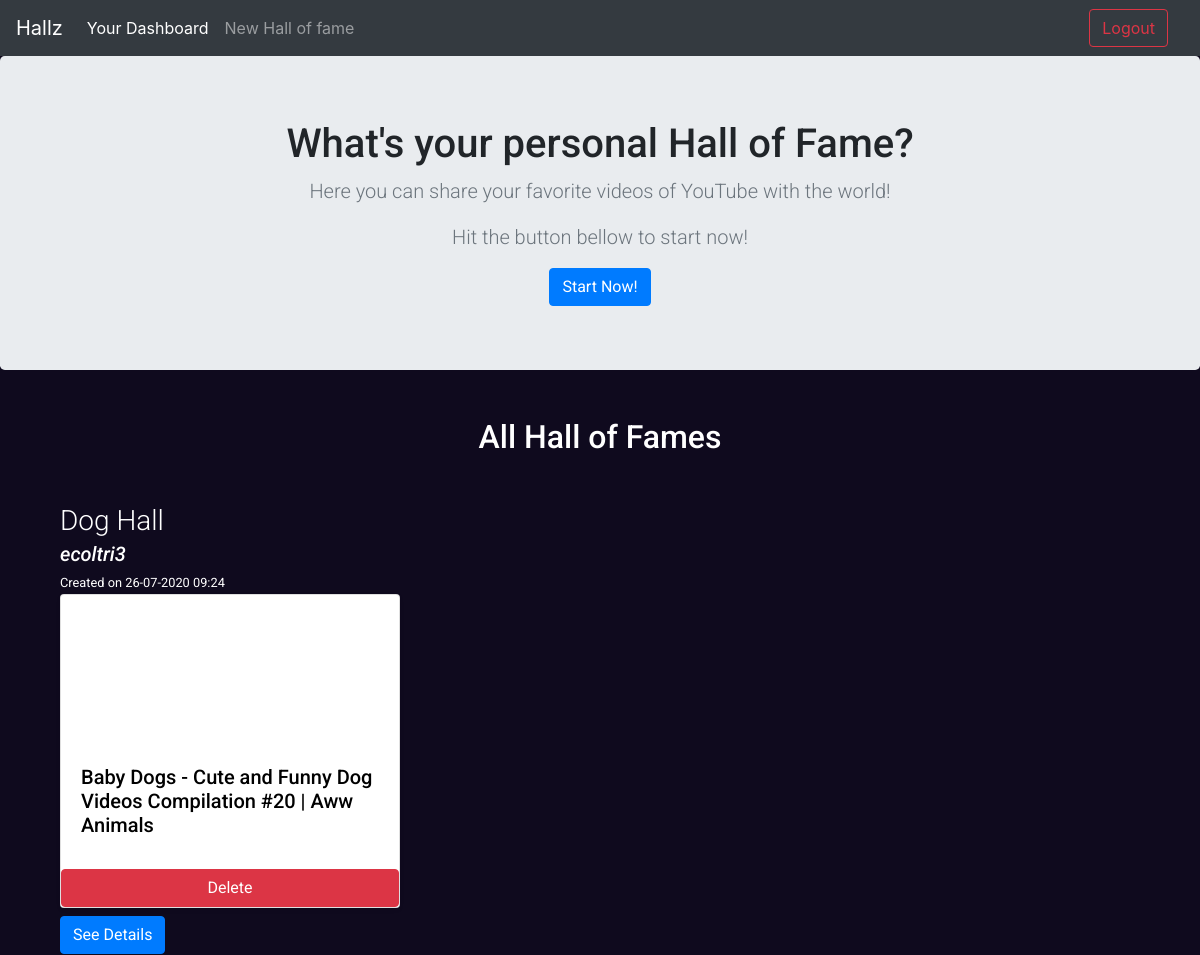
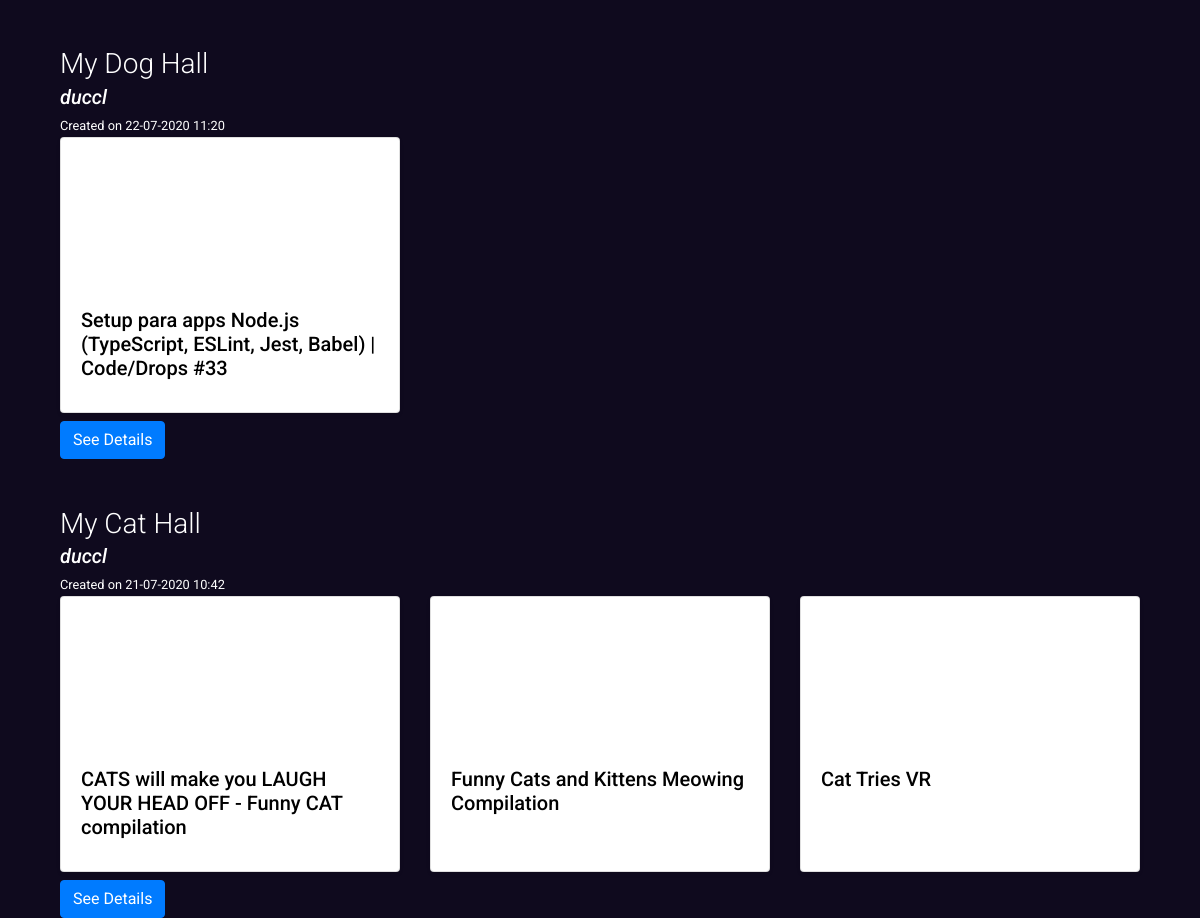
The page / (signed in) on the database its author committed (2 pictures, top to bottom).
### halls/models.py (models this page shows, shortened)
class Hall(models.Model):
    author = models.ForeignKey('auth.user',on_delete=models.CASCADE)
    title = models.CharField(max_length=100)
    description = models.CharField(max_length=100,default='')
    creation_date = models.DateTimeField(auto_now=True)

class Video(models.Model):
    hall = models.ForeignKey(Hall,on_delete=models.CASCADE)
    title = models.CharField(max_length=255)
    url = models.URLField(max_length=200,default='')
    youtube_id = models.CharField(max_length=255)

### halls/views.py (the view)
# urls.py: path('',HallsView.as_view(),name='home'),
class HallsView(ListView):
    template_name = "halls/home.html"
    login_url = login_url
    model = Hall
    context_object_name = 'halls'
    def get_queryset(self):
        return Hall.objects.all().order_by('-creation_date')
    def get_context_data(self, **kwargs):
        context = super().get_context_data(**kwargs)
        context["title"] = "All Halls"
        return context

### halls/templates/halls/home.html
{% extends './base.html' %}
{% block content_section%}
<section class="jumbotron text-center roboto">
    <div class="container">
        <h1 class="jumbotron-heading"> What's your personal Hall of Fame?</h1>
        <p class="lead text-muted">
            Here you can share your favorite videos of YouTube with the world!
        </p>
        <p class="lead text-muted">
            Hit the button bellow to start now!
        </p>
        <a class='btn btn-primary' href="{%url 'halls:new_hall'%}">
            Start Now!
        </a>
    </div>
</section>
<div class="container roboto margin-top-md color-white">
    {% if halls %}
    <div class="text-center">
        <h2> All Hall of Fames </h2>
    </div>
    <div class='col'>
        {%for hall in halls%}
        <div class="row margin-top-md">
            <div class="color-white container">
                <h3 class="mb-1 font-weight-light">{{hall.title}}</h5>
                    <h5 class="mb-1 font-italic">{{hall.author}}</h5>
                    <small>Created on {{hall.creation_date| date:"d-m-Y h:i"}}</small>
            </div>
            <div class="d-flex w-100 justify-content-between">
                {%for video in hall.video_set.all%}
                {% include 'partials/video_card.html' %}
                {% endfor %}
            </div>
            <div class="container">
                <a href="{% url 'halls:hall' hall_id=hall.id %}" class="btn btn-primary margin-top-sm">
                    See Details
                </a>
            </div>
        </div>
        {%endfor%}
    </div>
    {% else %}
    <h2>No halls</h2>
    {% endif %}
</div>
{%endblock%}

### halls/templates/partials/video_card.html
<div class="col-md-4">
    <div class="card shadow-sm">
        <iframe width="100%" height="150" src="https://www.youtube.com/embed/{{video.youtube_id}}" frameborder="0"
            allow="accelerometer; encrypted-media; gyroscope; picture-in-picture" allowfullscreen></iframe>
        <div class="card-body">
            <h5 class="card-title">{{video.title}}</h5>
        </div>
        {% if user == hall.author %}
        <a href="{% url 'halls:delete_video' video_id=video.id hall_id=hall.id%}" class='btn btn-danger'>
            Delete
        </a>
        {% endif %}
    </div>
</div>

### accounts/static/accounts/css/style.css (style rules this page uses)
*, body { padding: 0px; -webkit-box-sizing: border-box; box-sizing: border-box; }
body { background-color: #0F0A1E; }
.roboto { font-family: 'Roboto',sans-serif; }
.color-white { color: white; }
.margin-top-md { margin-top: 3em; }

### halls/static/halls/css/halls_style.css (style rules this page uses)
.card { color: black; height: 100%; }
.margin-top-sm { margin-top: 0.5em; }

### rows shown on the page
Hall: title "Dog Hall", author "ecoltri3", creation_date "26-07-2020 09:24"
Video: title "Baby Dogs - Cute and Funny Dog Videos Compilation #20 | Aww Animals", shows "Delete"
Hall: title "My Dog Hall", author "duccl", creation_date "22-07-2020 11:20"
Video: title "Setup para apps Node.js (TypeScript, ESLint, Jest, Babel) | Code/Drops #33"
Hall: title "My Cat Hall", author "duccl", creation_date "21-07-2020 10:42"
Video: title "CATS will make you LAUGH YOUR HEAD OFF - Funny CAT compilation"
Video: title "Funny Cats and Kittens Meowing Compilation"
Video: title "Cat Tries VR"
